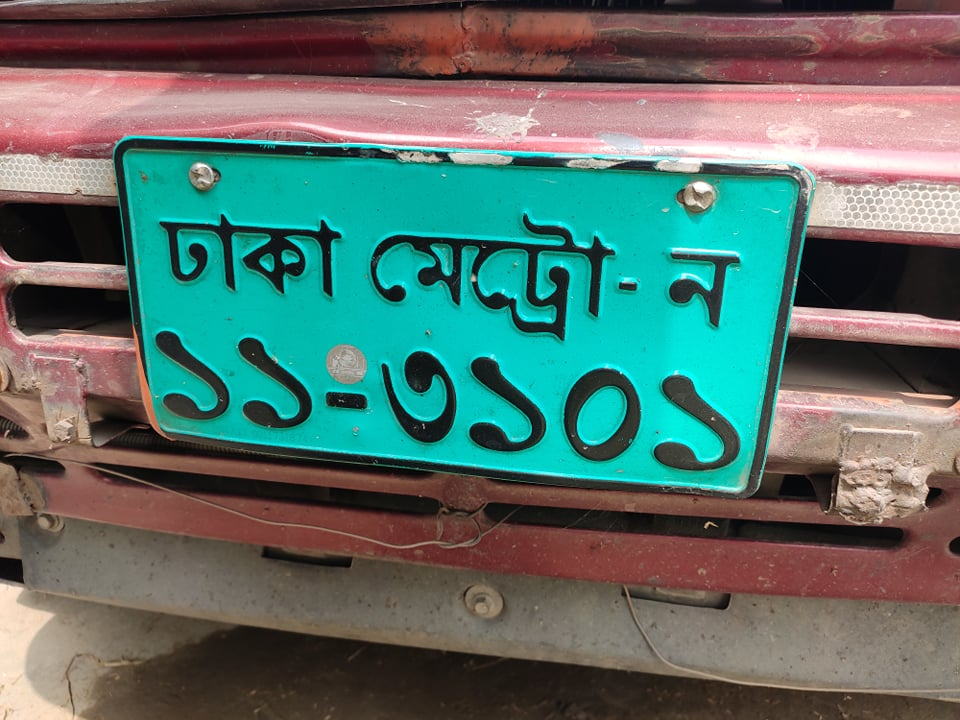
#> input picture lc/2.jpg, 960 x 720 px
$ python main.py
#> lines starting #> are read from the running program, lines starting #| are printed output that depends on the picture; after the words box and inside, x2 and y2 are one past the last pixel; in counts of white or black regions, pixels touching at a corner belong together
### process.py
import cv2
import numpy as np


def getimage(path):
#> called with path = 'lc/2.jpg'
    image = cv2.imread(path)
#> image is the input picture: shape (720, 960, 3); mean B, G, R 105.1, 111.9, 88.6
    return image


def resize(image,w,h):
    cv2.resize(image, (w, h))
    return image


def equalize(image, clip, grid):
    clahe = cv2.createCLAHE(clipLimit=clip, tileGridSize=(grid, grid))
    cl1 = clahe.apply(image)
    return cl1

def grayscale(image, b, g, r):
#> called with b = 0.1, g = 0.4, r = 0.2
    gray = cv2.cvtColor(image, cv2.COLOR_BGR2GRAY)
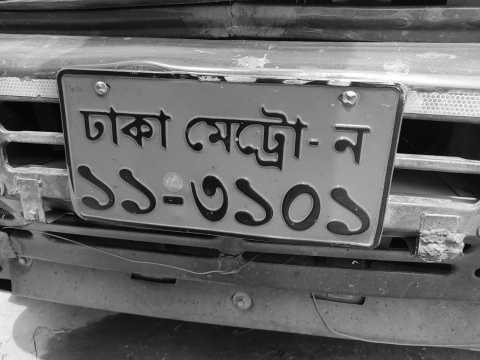
#> gray: shape (720, 960) (shown at 1/2 size); min 1, max 255, mean 104.2
    coefficients = [b, g, r]
    # standard coefficients = [0.114, 0.587, 0.299]
    m = np.array(coefficients).reshape((1, 3))
    blue = cv2.transform(image, m)
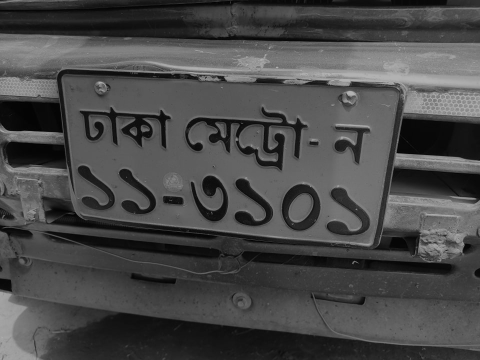
#> blue: shape (720, 960) (shown at 1/2 size); min 0, max 178, mean 73
#> in equalize, `cl1 = clahe.apply(image)`:
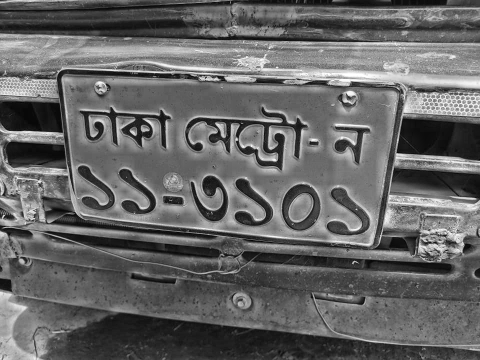
#> cl1: shape (720, 960) (shown at 1/2 size); min 1, max 255, mean 101.4
    return blue


def blur(image, amount):
#> called with amount = 7
    blur = cv2.GaussianBlur(image, (amount, amount), 0)
    return blur


def threshold(image, para1, para2):
#> called with para1 = 82, para2 = 250
    ret, thresh = cv2.threshold(image, para1, para2, cv2.THRESH_BINARY_INV)
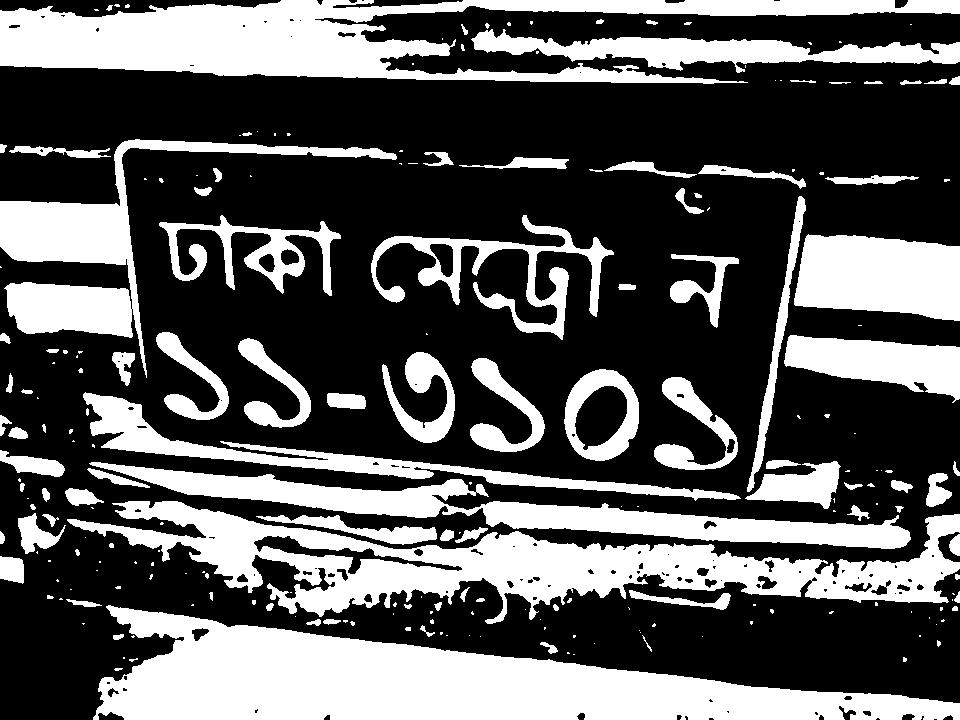
#> thresh: shape (720, 960); values 0 (black) and 250 (white), 35.1% white; 225 white regions (125 under 20 px), largest, box (x1, y1, x2, y2) and area: (93, 605, 960, 720) 49846, (67, 501, 960, 624) 36804, (0, 0, 960, 84) 35643
#> ret = 82
    return thresh


def adaptive(image, block, c):
#> called with block = 255, c = 40
    ad = cv2.adaptiveThreshold(image, 255, cv2.ADAPTIVE_THRESH_GAUSSIAN_C, cv2.THRESH_BINARY_INV, block, c)
#> ad: shape (720, 960); 16.2% white; 213 white regions (91 under 20 px), largest, box (x1, y1, x2, y2) and area: (0, 39, 749, 84) 10693, (795, 235, 960, 310) 8409, (0, 202, 125, 264) 6767
    return ad


def canny(image):
    canny = cv2.Canny(image, 0, 0)
#> canny: shape (720, 960); 4.1% white in thin lines or dots
#> in canny (call 2), `canny = cv2.Canny(image, 0, 0)`:
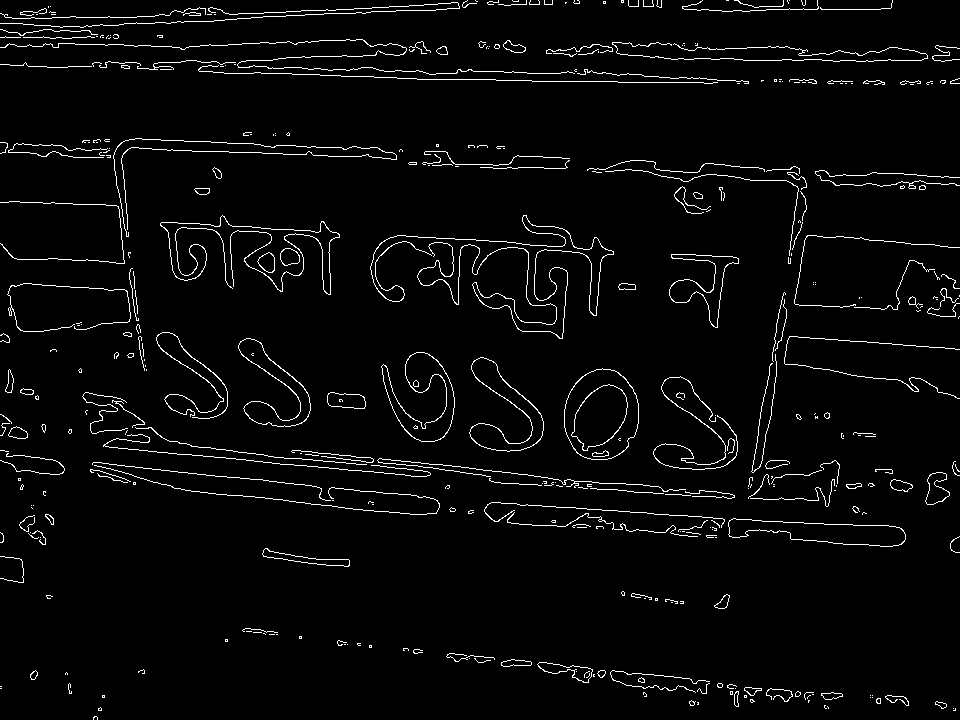
#> canny: shape (720, 960); 3.4% white in thin lines or dots
    return canny


#cv2.imshow("CANNY", canny)
#cv2.waitKey(0)


# noinspection PyShadowingNames,SpellCheckingInspection
def process(canny, para, main, thresh, write, show):
#> called with para = 1, write = 0, show = 1
    if para == 1:
        contours, hier = cv2.findContours(canny, cv2.RETR_EXTERNAL, cv2.CHAIN_APPROX_SIMPLE)
#> contours = 476 contours, 399 with area under 20; largest, box (x1, y1, x2, y2) and area: (563, 368, 639, 461) 5425, (158, 215, 341, 296) 4938, (469, 357, 545, 452) 2645, (746, 195, 806, 492) 2380, (237, 337, 311, 428) 2302
    elif para == 0:
        contours, hier = cv2.findContours(canny, cv2.RETR_TREE, cv2.CHAIN_APPROX_SIMPLE)

    i = 0
    for c in contours:

        if cv2.contourArea(c) > 1000:
            x, y, w, h = cv2.boundingRect(c)
            cv2.rectangle(main, (x, y), (x + w, y + h), (0, 0, 255), 2)
            if show == 1:
                roi = thresh[y:y + h, x:x + w]
                a = cv2.resize(roi, (90, 90))
                cv2.imshow("crop" + str(i), a)
            if write==1:
                cv2.imwrite("Dataset//crop" + str(i) + ".png", a)
            i = i + 1
            print("crop" + str(i) + "=")
            print(cv2.contourArea(c))
            print("\n")
            cv2.waitKey(100)
#> this loop made 476 passes
#> (x, y, w, h) on passes 319, 323, 331, 335, 341, 345, 349: (563, 368, 76, 93), (469, 357, 76, 95), (237, 337, 74, 91), (155, 331, 74, 89), (669, 253, 70, 75), (158, 215, 183, 81), (746, 195, 60, 297)
#> (printed output is left out)
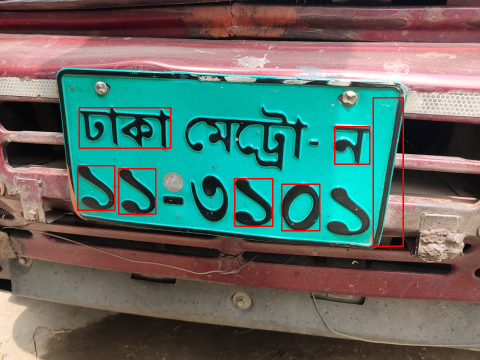
#> main: shape (720, 960, 3) (shown at 1/2 size); mean B, G, R 103, 109.8, 91.5
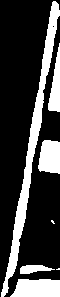
#> roi: shape (297, 60); values 0 (black) and 250 (white), 25.1% white; 7 white regions (2 under 20 px), largest, box (x1, y1, x2, y2) and area: (1, 1, 60, 297) 2370, (10, 279, 60, 297) 788, (38, 140, 60, 174) 633, (48, 43, 60, 112) 463, (20, 265, 55, 274) 205
#> after the loop, i = 7
    cv2.imshow("main", main)
    if write == 1:
        cv2.imwrite("Dataset//marked.png", main)
    cv2.waitKey(0)
# [7 lines of commented-out code are left out]

### main.py
import cv2
import process as s
import numpy as np

main = s.getimage("lc/2.jpg")

resize = cv2.resize(main, (960, 720))

gray = s.grayscale(resize, 0.1, 0.4, 0.2)  # standard = [0.114, 0.587, 0.299]

equ = s.equalize(gray, 3.0, 50)

blur = s.blur(equ, 7)

threshold = s.threshold(blur, 82, 250)
adaptive = s.adaptive(blur, 255, 40)

canny = s.canny(threshold)
canny2 = s.canny(adaptive)

cv2.imshow("equalized",equ)
cv2.imshow("Threshold", threshold)
cv2.imshow("Canny", canny)
cv2.imshow("Adaptive canny", canny2)

s.process(canny, 1, resize, threshold, 0, 1)  # (ImageProc, contourType, mainImage, crop image, writeROI, show roi)
cv2.waitKey(0)
# stack = np.hstack((threshold, canny, equ))

# cv2.imwrite("Dataset//info.png", stack)
